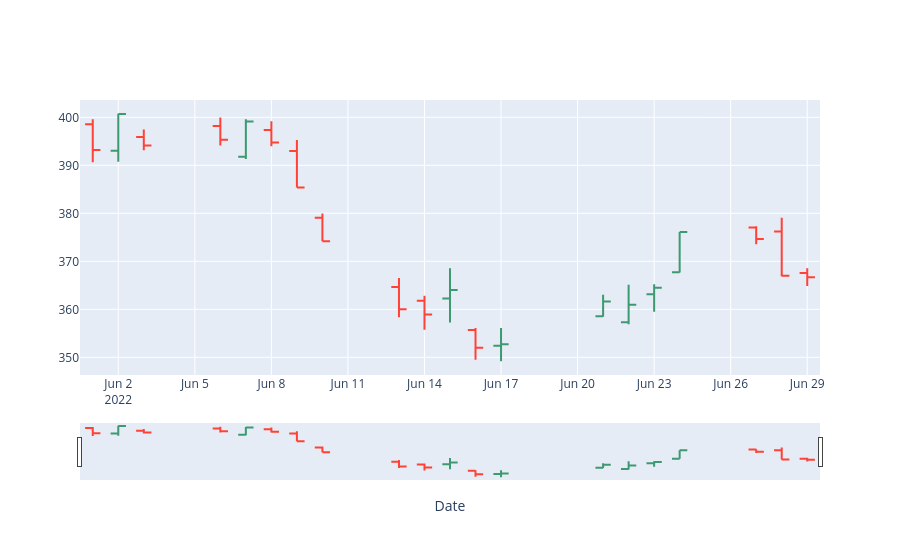

The cell this chart's notebook holds for it:
### Markdown cell above
## Plotting OHLC Data

Next, we'll plot the time series data in ohlc format.

### Code cell
df2.columns = ['_'.join(col) if isinstance(col, tuple) else col for col in df2.columns]
print(df2.columns)
df2[-30:].iplot(
    kind='ohlc',
    title='OHLC Chart',
    layout=dict(
        xaxis=dict(title=dict(text='Date')),
        yaxis=dict(title=dict(text='Price'))
    )
)

### Figure 1 — Plotly figure (JSON) as saved in the notebook; plotly's stock layout.template omitted (floating-point values rounded to 4 significant figures)
{"data": [{"close": [393.2, 400.7, 394.1, 395.3, 399.1, 394.8, 385.4, 374.2, 360.0, 358.9, 364.0, 352.0, 352.7, 361.6, 361.0, 364.5, 376.1, 374.7, 367.0, 366.7], "high": [399.6, 400.7, 397.5, 399.9, 399.6, 399.2, 395.3, 379.9, 366.5, 362.8, 368.5, 356.1, 356.1, 363.0, 365.1, 365.2, 376.1, 377.3, 379.1, 368.6], "low": [390.7, 390.8, 393.1, 394.1, 391.3, 394.0, 385.4, 374.2, 358.4, 355.8, 357.2, 349.5, 349.2, 358.5, 356.9, 359.5, 367.7, 373.5, 366.9, 364.9], "open": [398.6, 393.0, 395.9, 398.2, 391.8, 397.4, 393.0, 379.1, 364.7, 361.8, 362.3, 355.7, 352.4, 358.6, 357.3, 363.1, 367.7, 377.0, 376.2, 367.6], "showlegend": false, "type": "ohlc", "x": ["2022-06-01", "2022-06-02", "2022-06-03", "2022-06-06", "2022-06-07", "2022-06-08", "2022-06-09", "2022-06-10", "2022-06-13", "2022-06-14", "2022-06-15", "2022-06-16", "2022-06-17", "2022-06-21", "2022-06-22", "2022-06-23", "2022-06-24", "2022-06-27", "2022-06-28", "2022-06-29"], "yaxis": "y2"}], "layout": {"xaxis": {"title": {"text": "Date"}}, "yaxis": {"title": {"text": "Price"}}}}
